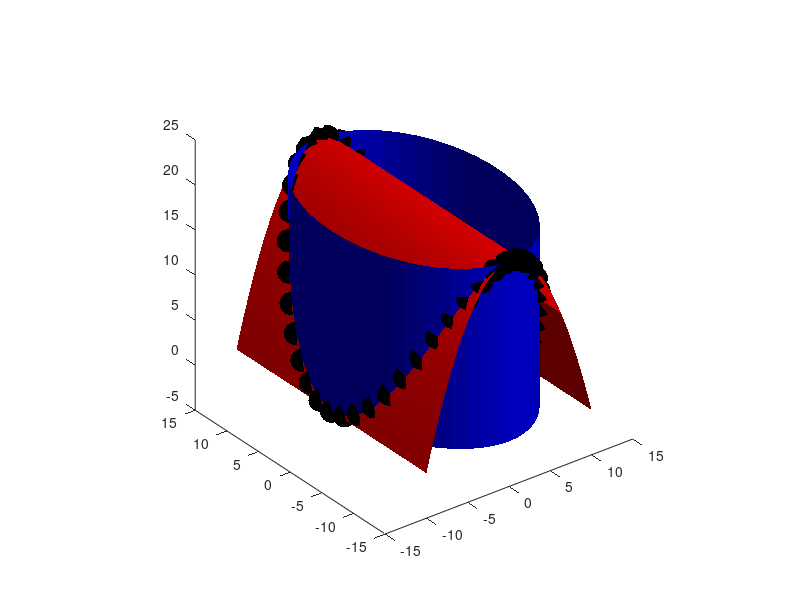
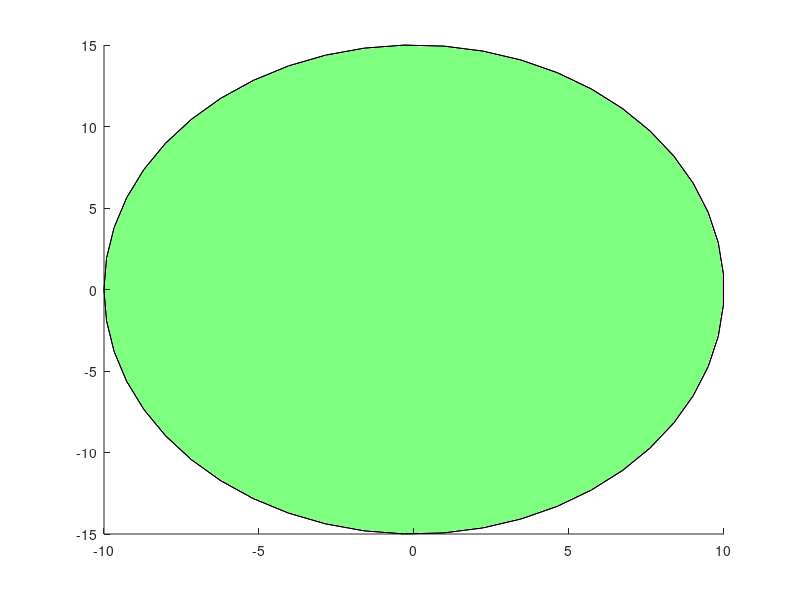

MATLAB code for these plots, in order: (Note: this script raises an error after producing the figures.)
%% Ellipto-parabolic hoof

a = 10;
b = 15; % radii
h = 20; % height
N = 50;

%%

figure(44); clf; hold on

theta = linspace(-pi,pi,N);

x = [a; a]*cos(theta);
y = [b; b]*sin(theta);
z = [zeros(1,N); h*ones(1,N)];
surf(x,y,z,'facecolor',[0 0 1],'facealpha',1,'edgealpha',0)

c = h/b^2;
xx = linspace(-a,a,N);
yy = linspace(-b,b,N);
zz = ones(N,1)*(h - c*yy.^2);
surf(xx,yy,zz,'facecolor',[1 0 0],'facealpha',1,'edgealpha',0)

x3 = x(1,:);
y3 = y(1,:);
z3 = h-h/a^2*x3.^2;
plot3(x3,y3,z3,'k.','markersize',50)

view(3)
camlight
axis equal

%%

figure(46); clf; hold on

opt = {'facecolor',[0 1 0],'facealpha',0.5};

theta = linspace(-pi,0,N);
x4 = a*cos(theta);
y4 = b*sin(theta);
z4 = h-h/a^2*x4.^2;

surf(x,y,[zeros(1,N); z3],opt{:}) % sides
patch(x3,y3,zeros(1,N),opt{:})    % base
surf([x4;x4],[-y4; y4],[z4;z4],[1 1 1],opt{:}) % top

view(3)
axis equal